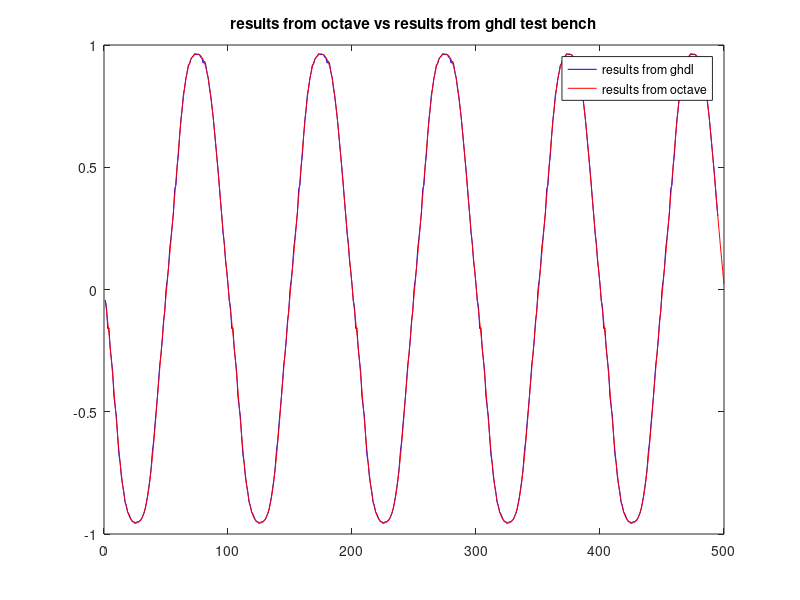

MATLAB code to generate this figure:
y_tb = load('data_out_tb.txt');
plot(y_tb./256,'b');
hold on;
y_oct = load('data_out_oct.txt');
plot(y_oct,'r');
title('results from octave vs results from ghdl test bench')
legend({"results from ghdl","results from octave"})

disp('press any key to continue');

pause;
